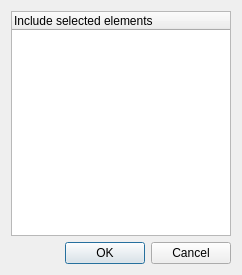
<?xml version="1.0" encoding="UTF-8"?>
<ui version="4.0">
 <class>Dialog</class>
 <widget class="QDialog" name="Dialog">
  <property name="geometry">
   <rect>
    <x>0</x>
    <y>0</y>
    <width>238</width>
    <height>275</height>
   </rect>
  </property>
  <property name="windowTitle">
   <string>Include Elements</string>
  </property>
  <layout class="QVBoxLayout" name="verticalLayout_2">
   <item>
    <widget class="QTreeWidget" name="tree_elements">
     <property name="sizePolicy">
      <sizepolicy hsizetype="Minimum" vsizetype="Expanding">
       <horstretch>0</horstretch>
       <verstretch>0</verstretch>
      </sizepolicy>
     </property>
     <property name="minimumSize">
      <size>
       <width>220</width>
       <height>0</height>
      </size>
     </property>
     <property name="maximumSize">
      <size>
       <width>16777215</width>
       <height>16777215</height>
      </size>
     </property>
     <column>
      <property name="text">
       <string>Include selected elements</string>
      </property>
     </column>
    </widget>
   </item>
   <item>
    <layout class="QHBoxLayout" name="horizontalLayout_2">
     <item>
      <spacer name="horizontalSpacer_2">
       <property name="orientation">
        <enum>Qt::Horizontal</enum>
       </property>
       <property name="sizeHint" stdset="0">
        <size>
         <width>40</width>
         <height>20</height>
        </size>
       </property>
      </spacer>
     </item>
     <item>
      <widget class="QPushButton" name="button_ok">
       <property name="text">
        <string>OK</string>
       </property>
      </widget>
     </item>
     <item>
      <widget class="QPushButton" name="button_cancel">
       <property name="text">
        <string>Cancel</string>
       </property>
      </widget>
     </item>
    </layout>
   </item>
  </layout>
 </widget>
 <resources/>
 <connections/>
</ui>
